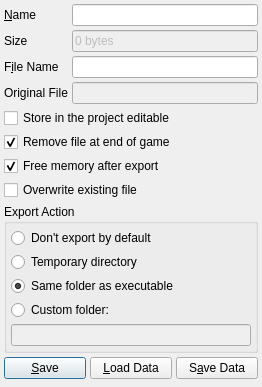
<?xml version="1.0" encoding="UTF-8"?>
<ui version="4.0">
 <class>IncludeEditor</class>
 <widget class="QWidget" name="IncludeEditor">
  <property name="geometry">
   <rect>
    <x>0</x>
    <y>0</y>
    <width>262</width>
    <height>387</height>
   </rect>
  </property>
  <property name="sizePolicy">
   <sizepolicy hsizetype="Fixed" vsizetype="Fixed">
    <horstretch>0</horstretch>
    <verstretch>0</verstretch>
   </sizepolicy>
  </property>
  <property name="windowTitle">
   <string>Include</string>
  </property>
  <layout class="QFormLayout" name="mainLayout">
   <property name="horizontalSpacing">
    <number>4</number>
   </property>
   <property name="verticalSpacing">
    <number>4</number>
   </property>
   <property name="leftMargin">
    <number>4</number>
   </property>
   <property name="topMargin">
    <number>4</number>
   </property>
   <property name="rightMargin">
    <number>4</number>
   </property>
   <property name="bottomMargin">
    <number>4</number>
   </property>
   <item row="0" column="0">
    <widget class="QLabel" name="nameLabel">
     <property name="text">
      <string>&amp;Name</string>
     </property>
     <property name="buddy">
      <cstring>nameEdit</cstring>
     </property>
    </widget>
   </item>
   <item row="0" column="1">
    <widget class="QLineEdit" name="nameEdit"/>
   </item>
   <item row="1" column="0">
    <widget class="QLabel" name="sizeLabel">
     <property name="text">
      <string>Size</string>
     </property>
     <property name="buddy">
      <cstring>sizeEdit</cstring>
     </property>
    </widget>
   </item>
   <item row="1" column="1">
    <widget class="QLineEdit" name="sizeEdit">
     <property name="enabled">
      <bool>false</bool>
     </property>
     <property name="text">
      <string>0 bytes</string>
     </property>
     <property name="readOnly">
      <bool>true</bool>
     </property>
    </widget>
   </item>
   <item row="2" column="0">
    <widget class="QLabel" name="fileLabel">
     <property name="text">
      <string>F&amp;ile Name</string>
     </property>
     <property name="buddy">
      <cstring>fileEdit</cstring>
     </property>
    </widget>
   </item>
   <item row="2" column="1">
    <widget class="QLineEdit" name="fileEdit"/>
   </item>
   <item row="3" column="0">
    <widget class="QLabel" name="originalFileLabel">
     <property name="text">
      <string>Original File</string>
     </property>
     <property name="buddy">
      <cstring>originalFileEdit</cstring>
     </property>
    </widget>
   </item>
   <item row="3" column="1">
    <widget class="QLineEdit" name="originalFileEdit">
     <property name="enabled">
      <bool>false</bool>
     </property>
     <property name="readOnly">
      <bool>true</bool>
     </property>
    </widget>
   </item>
   <item row="4" column="0" colspan="2">
    <widget class="QCheckBox" name="storeCheckBox">
     <property name="text">
      <string>Store in the project editable</string>
     </property>
    </widget>
   </item>
   <item row="5" column="0" colspan="2">
    <widget class="QCheckBox" name="removeEndCheckBox">
     <property name="text">
      <string>Remove file at end of game</string>
     </property>
     <property name="checked">
      <bool>true</bool>
     </property>
    </widget>
   </item>
   <item row="6" column="0" colspan="2">
    <widget class="QCheckBox" name="freeMemoryCheckBox">
     <property name="text">
      <string>Free memory after export</string>
     </property>
     <property name="checked">
      <bool>true</bool>
     </property>
    </widget>
   </item>
   <item row="7" column="0" colspan="2">
    <widget class="QCheckBox" name="overwriteExistingCheckBox">
     <property name="text">
      <string>Overwrite existing file</string>
     </property>
    </widget>
   </item>
   <item row="8" column="0" colspan="2">
    <widget class="QGroupBox" name="exportActionGroupBox">
     <property name="title">
      <string>Export Action</string>
     </property>
     <layout class="QVBoxLayout" name="exportActionLayout">
      <property name="spacing">
       <number>4</number>
      </property>
      <property name="leftMargin">
       <number>4</number>
      </property>
      <property name="topMargin">
       <number>4</number>
      </property>
      <property name="rightMargin">
       <number>4</number>
      </property>
      <property name="bottomMargin">
       <number>4</number>
      </property>
      <item>
       <widget class="QRadioButton" name="dontExportButton">
        <property name="text">
         <string>Don't export by default</string>
        </property>
        <attribute name="buttonGroup">
         <string notr="true">buttonGroup</string>
        </attribute>
       </widget>
      </item>
      <item>
       <widget class="QRadioButton" name="temporaryDirectoryButton">
        <property name="text">
         <string>Temporary directory</string>
        </property>
        <property name="checked">
         <bool>false</bool>
        </property>
        <attribute name="buttonGroup">
         <string notr="true">buttonGroup</string>
        </attribute>
       </widget>
      </item>
      <item>
       <widget class="QRadioButton" name="sameFolderButton">
        <property name="text">
         <string>Same folder as executable</string>
        </property>
        <property name="checked">
         <bool>true</bool>
        </property>
        <attribute name="buttonGroup">
         <string notr="true">buttonGroup</string>
        </attribute>
       </widget>
      </item>
      <item>
       <widget class="QRadioButton" name="customFolderButton">
        <property name="text">
         <string>Custom folder:</string>
        </property>
        <attribute name="buttonGroup">
         <string notr="true">buttonGroup</string>
        </attribute>
       </widget>
      </item>
      <item>
       <widget class="QLineEdit" name="customFolderEdit">
        <property name="enabled">
         <bool>false</bool>
        </property>
       </widget>
      </item>
     </layout>
    </widget>
   </item>
   <item row="9" column="0" colspan="2">
    <layout class="QHBoxLayout" name="confirmLayout">
     <item>
      <widget class="QPushButton" name="saveButton">
       <property name="text">
        <string>&amp;Save</string>
       </property>
       <property name="icon">
        <iconset resource="../images.qrc">
         <normaloff>:/actions/accept.png</normaloff>:/actions/accept.png</iconset>
       </property>
       <property name="default">
        <bool>true</bool>
       </property>
      </widget>
     </item>
     <item>
      <widget class="QPushButton" name="loadDataButton">
       <property name="text">
        <string>&amp;Load Data</string>
       </property>
       <property name="icon">
        <iconset resource="../images.qrc">
         <normaloff>:/actions/open.png</normaloff>:/actions/open.png</iconset>
       </property>
      </widget>
     </item>
     <item>
      <widget class="QPushButton" name="saveDataButton">
       <property name="text">
        <string>S&amp;ave Data</string>
       </property>
       <property name="icon">
        <iconset resource="../images.qrc">
         <normaloff>:/actions/save.png</normaloff>:/actions/save.png</iconset>
       </property>
      </widget>
     </item>
    </layout>
   </item>
  </layout>
 </widget>
 <resources>
  <include location="../images.qrc"/>
 </resources>
 <connections/>
 <buttongroups>
  <buttongroup name="buttonGroup"/>
 </buttongroups>
</ui>
